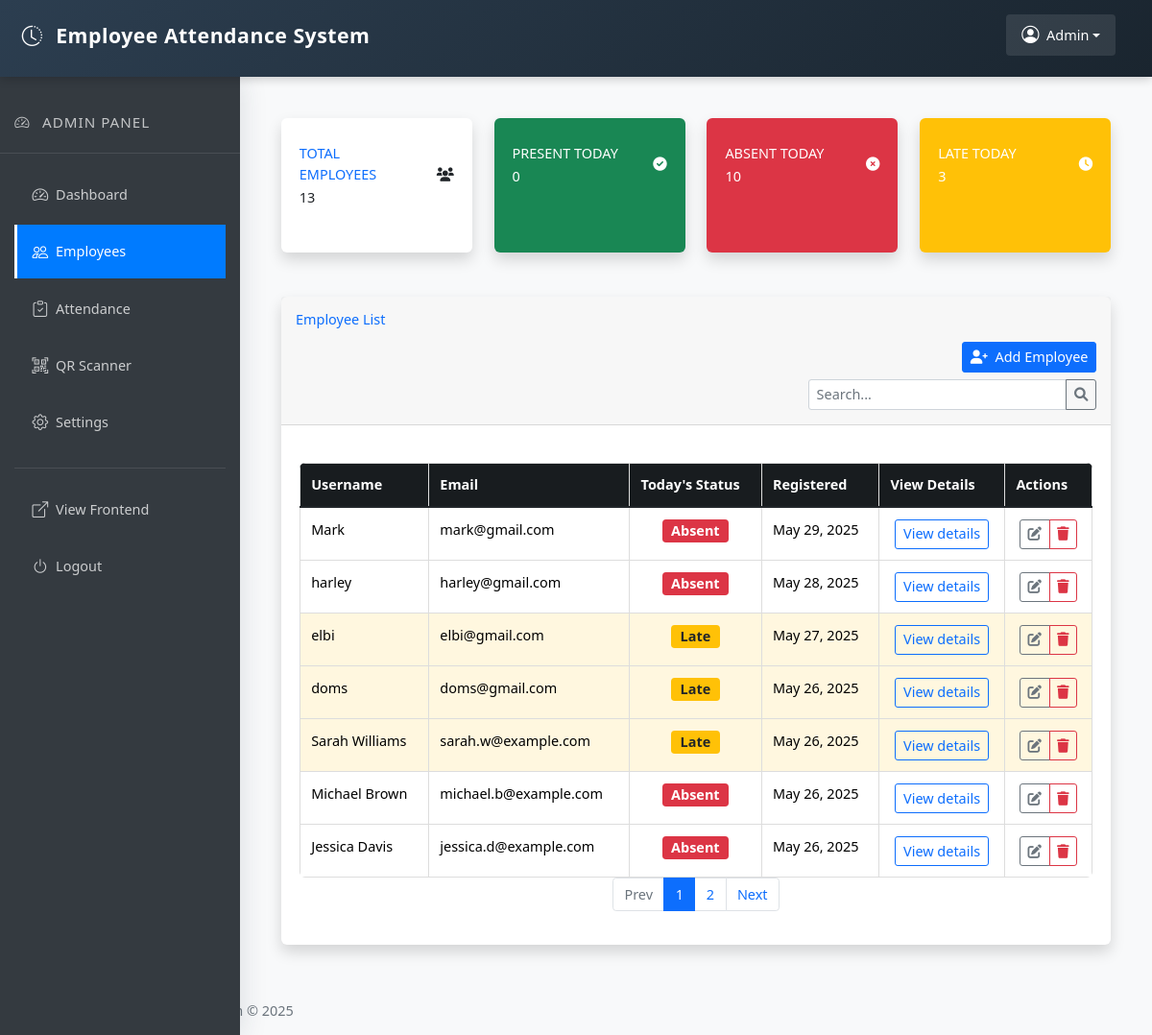
The app's page /views/admin/employees.php (signed in) with its own data.
### tables this page shows
CREATE TABLE `users` (
  `id` int(11) NOT NULL,
  `username` varchar(50) NOT NULL,
  `password` varchar(255) NOT NULL,
  `email` varchar(100) NOT NULL,
  `code` varchar(255) NOT NULL,
  `created_at` timestamp NOT NULL DEFAULT current_timestamp()
);

### views/admin/employees.php (the view, shortened to what this page needs)
<!DOCTYPE html>
<html lang="en">
<head>
    <link rel="stylesheet" href="../../assets/css/bootstrap.min.css">
    <link rel="stylesheet" href="../../assets/css/admin.css">
    <link rel="stylesheet" href="https://cdnjs.cloudflare.com/ajax/libs/font-awesome/6.0.0-beta3/css/all.min.css">
</head>
<body>
<?php
require_once '../../db/connect.php';
require_once '../../includes/admin/header.php';
require_once '../../includes/admin/sidebar.php';
$totalEmployees = $conn->query("SELECT COUNT(*) AS count FROM users")->fetch_assoc()['count'];
$today = date('Y-m-d');
$presentQuery = "SELECT COUNT(*) AS count FROM morning_time_log WHERE DATE(time_in) = ? AND status = 'present'";
$stmtPresent = $conn->prepare($presentQuery);
$stmtPresent->bind_param("s", $today);
$stmtPresent->execute();
$presentToday = $stmtPresent->get_result()->fetch_assoc()['count'];
$lateQuery = "SELECT COUNT(*) AS count FROM morning_time_log WHERE DATE(time_in) = ? AND status = 'late'";
$stmtLate = $conn->prepare($lateQuery);
$stmtLate->bind_param("s", $today);
$stmtLate->execute();
$lateToday = $stmtLate->get_result()->fetch_assoc()['count'];
$absentToday = $totalEmployees - ($presentToday + $lateToday);
$query = "SELECT u.*,
         (SELECT COUNT(*) FROM morning_time_log WHERE employee_id = u.id) AS attendance_count,
         (SELECT status FROM morning_time_log WHERE employee_id = u.id AND DATE(time_in) = CURDATE() LIMIT 1) AS today_status
         FROM users u ORDER BY created_at DESC";
$result = $conn->query($query);
?>
<div class="main-content">
    <div class="container-fluid mt-4">
        <div class="row mb-4">
            <div class="col-xl-3 col-md-6 mb-4">
                <div class="card border-left-primary shadow h-100 py-2">
                    <div class="card-body">
                        <div class="row no-gutters align-items-center">
                            <div class="col mr-2">
                                <div class="text-xs font-weight-bold text-primary text-uppercase mb-1">
                                    Total Employees</div>
                                <div class="h5 mb-0 font-weight-bold text-gray-800"><?php echo $totalEmployees; ?></div>
                            </div>
                            <div class="col-auto">
                                <i class="fas fa-users fa-2x text-gray-300"></i>
                            </div>
                        </div>
                    </div>
                </div>
            </div>
            <div class="col-xl-3 col-md-6 mb-4">
                <div class="card bg-success text-white shadow h-100 py-2">
                    <div class="card-body">
                        <div class="row no-gutters align-items-center">
                            <div class="col mr-2">
                                <div class="text-xs font-weight-bold text-uppercase mb-1">
                                    Present Today</div>
                                <div class="h5 mb-0 font-weight-bold"><?php echo $presentToday; ?></div>
                            </div>
                            <div class="col-auto">
                                <i class="fas fa-check-circle fa-2x"></i>
                            </div>
                        </div>
                    </div>
                </div>
            </div>
            <div class="col-xl-3 col-md-6 mb-4">
                <div class="card bg-danger text-white shadow h-100 py-2">
                    <div class="card-body">
                        <div class="row no-gutters align-items-center">
                            <div class="col mr-2">
                                <div class="text-xs font-weight-bold text-uppercase mb-1">
                                    Absent Today</div>
                                <div class="h5 mb-0 font-weight-bold"><?php echo $absentToday; ?></div>
                            </div>
                            <div class="col-auto">
                                <i class="fas fa-times-circle fa-2x"></i>
                            </div>
                        </div>
                    </div>
                </div>
            </div>
            <div class="col-xl-3 col-md-6 mb-4">
                <div class="card bg-warning text-white shadow h-100 py-2">
                    <div class="card-body">
                        <div class="row no-gutters align-items-center">
                            <div class="col mr-2">
                                <div class="text-xs font-weight-bold text-uppercase mb-1">
                                    Late Today</div>
                                <div class="h5 mb-0 font-weight-bold"><?php echo $lateToday; ?></div>
                            </div>
                            <div class="col-auto">
                                <i class="fas fa-clock fa-2x"></i>
                            </div>
                        </div>
                    </div>
                </div>
            </div>
        </div>
        <div class="card shadow mb-4">
            <div class="card-header py-3">
                <div class="d-flex flex-row align-items-center justify-content-between">
                    <h6 class="m-0 font-weight-bold text-primary">Employee List</h6>
                </div>
                <div class="d-flex justify-content-end align-items-center mt-3 mb-2">
                    <button class="btn btn-sm btn-primary" data-bs-toggle="modal" data-bs-target="#addEmployeeModal">
                        <i class="fas fa-user-plus me-1"></i> Add Employee
                    </button>
                </div>
                <div class="table-searchbar">
                    <div class="input-group" style="width: 300px;">
                        <input type="text" id="searchEmployee" class="form-control form-control-sm" placeholder="Search...">
                        <button class="btn btn-outline-secondary btn-sm" type="button">
                            <i class="fas fa-search"></i>
                        </button>
                    </div>
                </div>
            </div>
            <div class="card-body">
                <div class="table-responsive">
                    <table class="table" id="employeeTable" width="100%" cellspacing="0" style="border-radius: 6px; overflow: hidden;">
                        <thead>
                            <tr style="background: #181c1f;">
                                <th class="text-white">Username</th>
                                <th class="text-white">Email</th>
                                <th class="text-white">Today's Status</th>
                                <th class="text-white">Registered</th>
                                <th class="text-white">View Details</th>
                                <th class="text-white">Actions</th>
                            </tr>
                        </thead>
                        <tbody>
                            <?php if ($result && $result->num_rows > 0): ?>
                                <?php while ($row = $result->fetch_assoc()): ?>
                                    <tr
                                        <?php
                                            if (isset($row['today_status'])) {
                                                if ($row['today_status'] === 'present') {
                                                    echo 'style="background: #d6e6e3;"';
                                                } elseif ($row['today_status'] === 'late') {
                                                    echo 'style="background: #fff7df;"';
                                                } elseif ($row['today_status'] === 'absent') {
                                                    echo 'style="background: #ffeaea;"';
                                                }
                                            }
                                        ?>
                                    >
                                        <td><?php echo htmlspecialchars($row['username']); ?></td>
                                        <td><?php echo htmlspecialchars($row['email']); ?></td>
                                        <td class="text-center">
                                            <?php
                                            if (isset($row['today_status'])) {
                                                if ($row['today_status'] === 'present') {
                                                    echo '<span class="badge bg-success">Present</span>';
                                                } elseif ($row['today_status'] === 'late') {
                                                    echo '<span class="badge bg-warning text-dark">Late</span>';
                                                } elseif ($row['today_status'] === 'absent') {
                                                    echo '<span class="badge bg-danger">Absent</span>';
                                                }
                                            } else {
                                                echo '<span class="badge bg-danger">Absent</span>';
                                            }
                                            ?>
                                        </td>
                                        <td><?php echo date('M d, Y', strtotime($row['created_at'])); ?></td>
                                        <td class="text-center">
                                            <button class="btn btn-sm btn-outline-primary view-details"
                                                    data-employee-id="<?php echo $row['id']; ?>"
                                                    data-bs-toggle="modal"
                                                    data-bs-target="#employeeDetailsModal">
                                                View details
                                            </button>
                                        </td>
                                        <td class="text-center">
                                            <div class="btn-group">
                                                <button class="btn btn-sm btn-outline-secondary edit-employee"
                                                        data-employee-id="<?php echo $row['id']; ?>"
                                                        data-bs-toggle="modal"
                                                        data-bs-target="#editEmployeeModal">
                                                    <i class="fas fa-edit"></i>
                                                </button>
                                                <button class="btn btn-sm btn-outline-danger delete-employee"
                                                        data-employee-id="<?php echo $row['id']; ?>"
                                                        data-employee-name="<?php echo htmlspecialchars($row['username']); ?>"
                                                        data-bs-toggle="modal"
                                                        data-bs-target="#deleteEmployeeModal">
                                                    <i class="fas fa-trash"></i>
                                                </button>
                                            </div>
                                        </td>
                                    </tr>
                                <?php endwhile; ?>
                            <?php else: ?>
                                <tr>
                                    <td colspan="6" class="text-center">No employees found</td>
                                </tr>
                            <?php endif; ?>
                        </tbody>
                    </table>
                </div>
                <nav>
                    <ul class="pagination justify-content-center" id="employeeTablePagination"></ul>
                </nav>
            </div>
        </div>
    </div>
</div>
<?php require_once '../../includes/admin/footer.php'; ?>
</body>
</html>

### assets/css/admin.css (style rules this page uses)
body { font-family: Arial, sans-serif; background-color: #f4f4f4; margin: 0; padding: 0; }
.main-content { margin-left: 250px; padding: 20px; }
.card { box-shadow: 0 0 10px rgba(0,0,0,0.1); }
.table { width: 100%; border-collapse: collapse; margin: 20px 0; }
.table th, .table td { border: 1px solid #ddd; padding: 8px; }
.table th { background-color: #4CAF50; color: white; }

### views/admin/employees.php (style rules this page uses)
html, body { overflow: hidden !important; height: 100%; }
body { position: relative; }
.table-responsive { max-height: 80vh; min-height: 300px; overflow-y: auto; }
.table-searchbar { display: flex; justify-content: flex-end; align-items: center; }

### includes/admin/header.php (style rules this page uses)
html, body { padding: 0; margin: 0; height: 100%; overflow-x: hidden; background-color: #f8f9fa; font-size: 0.95rem !important; }
.main-content { margin-top: 80px; margin-left: 250px; padding: 20px; min-height: calc(100vh - 80px); transition: margin-left 0.3s; position: relative; background-color: #f8f9fa; z-index: 5; font-size: 0.95rem !important; }
.main-content h2, .main-content h3, .main-content h4, .main-content h5, .main-content h6 { margin-bottom: 1rem; }
.main-content .card { margin-bottom: 1.5rem; }
.main-content .table th, .main-content .table td { padding: 0.75rem; font-size: 0.95rem !important; }
.main-content .form-control { font-size: 0.95rem !important; }
.main-content .btn { font-size: 0.95rem !important; }
.card-body { padding: 1.25rem; }
.table { margin-bottom: 0; font-size: 0.95rem !important; }
.card { box-shadow: 0 4px 6px rgba(0,0,0,0.1); border: none; margin-bottom: 20px; border-radius: 6px; }

### includes/admin/sidebar.php (style rules this page uses)
.sidebar, .main-content { font-size: 0.95rem !important; }

### records on screen
users: username "Mark", email "mark@gmail.com", shows "Absent", created_at "May 29, 2025"
users: username "harley", email "harley@gmail.com", shows "Absent", created_at "May 28, 2025"
users: username "elbi", email "elbi@gmail.com", shows "Late", created_at "May 27, 2025"
users: username "doms", email "doms@gmail.com", shows "Late", created_at "May 26, 2025"
users: username "Sarah Williams", email "sarah.w@example.com", shows "Late", created_at "May 26, 2025"
users: username "Michael Brown", email "michael.b@example.com", shows "Absent", created_at "May 26, 2025"
users: username "Jessica Davis", email "jessica.d@example.com", shows "Absent", created_at "May 26, 2025"

### other values on screen
$totalEmployees "13"
$presentToday "0"
$absentToday "10"
$lateToday "3"
